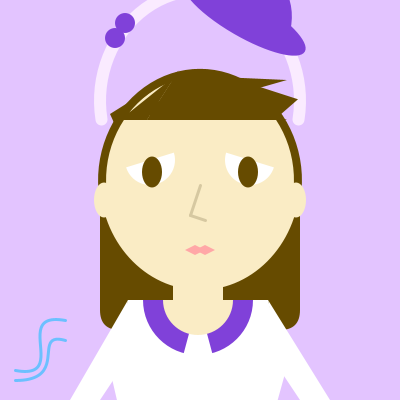
Frame 1 (no input)
Frame 60 (the mouse pressed at the canvas centre just before this capture): identical to frame 1, image omitted
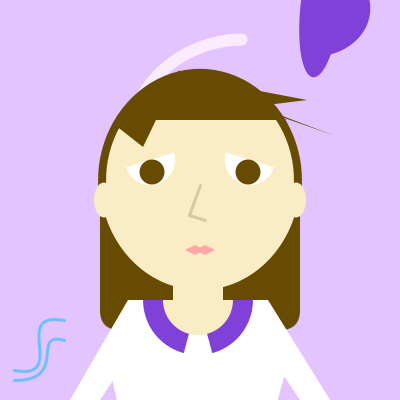
Frame 120 (the mouse held since frame 60 and released just before this capture)

The Processing sketch that drew these frames (run headless with seeded random() and noise(); from frame 60 on, the mouse is pressed at the canvas centre):

// Processing sketch: processing_92835
// ── processing_92835.pde

void setup(){
  size(400, 400);
  smooth();
}

void draw(){
  background(227, 196, 255);
  
  //hair band
  
  float band_rotation = -mouseX/2;
  
  translate(mouseX/5, -(400-mouseY)/5);
  
  translate(200, 180);
  rotate(radians(band_rotation));
  translate(-200, -180);
  
  noFill();
  stroke(250, 235, 255);
  strokeWeight(12);
  arc(200, 180, 200, 220, PI-radians(10), PI+PI+radians(10));
  noStroke();
  fill(128, 65, 217);
  ellipse(115, 118, 20, 20);
  ellipse(125, 103, 20, 20);  
  
  translate(200, 180);
  rotate(radians(-band_rotation));
  translate(-200, -180);
  
  translate(-mouseX/5, (400-mouseY)/5);
  
  //bottom hair
  fill(102, 75, 0);
  rect(100, 200, 200, 130, 1, 1, 20, 20);

  //face
  fill(250, 236, 197);
  noStroke();
  ellipse(200, 180, 200, 220);
    
  //left eye
  fill(255, 255, 255);
  noStroke();
  arc(150, 160, 50, 50, -0.3, PI-0.3);
  fill(102, 75, 0);
  ellipse(152, 172, 20+mouseX/35, 20+(400-mouseY)/35);
  
  //right eye
  fill(255, 255, 255);
  noStroke();
  arc(250, 160, 50, 50, 0.3, PI+0.3);
  fill(102, 75, 0);
  ellipse(248, 172, 20+mouseX/35, 20+(400-mouseY)/35);
  
  //up hair
  noFill();
  stroke(102, 75, 0);
  strokeWeight(8);
  arc(200, 180, 195, 215, PI-radians(10), PI+PI+radians(10));
  
  //front hair
  fill(102, 75, 0);
  noStroke();
  triangle(176, 75, 147, 120, 287+(mouseX/10), 120-(height/10-(mouseY/10)));
  triangle(176, 75, 147, 120, 120, 120);
  triangle(176, 75, 147, 120, 287, 120);
  quad(176, 75, 287, 123, 260, 92, 220, 72);
  quad(122, 115, 226+(mouseX/6), 142-(height/6-(mouseY/6)), 298+(mouseX/5.5), 172-(height/5.5-(mouseY/5.5)), 280, 115);
  quad(180, 70, 110+(mouseX/6), 180-(height/6-(mouseY/6)), 115, 125, 120, 115);
  
  //hat
  float hat_rotation = 30+mouseX/3;
  
  fill(128, 65, 217);
  
  translate(mouseX/5, -(400-mouseY)/5);
  
  translate(300, 100);
  rotate(radians(hat_rotation));
  translate(-300, -100);
 
  ellipse(250, 125, 140, 40);
  arc(250, 135, 100, 120, PI, PI+PI);
 
  translate(300, 100);
  rotate(radians(-hat_rotation));
  translate(-300, -100);


  translate(-mouseX/5, (400-mouseY)/5);
  
  
  //clothes
  noStroke();
  fill(255, 255, 255);
  quad(128, 300, 268, 300, 286, 370, 110, 370);
  quad(140, 500, 250, 500, 286, 370, 110, 370);
  quad(128, 300, 70, 400, 100, 400, 120, 370);
  quad(268, 300, 330, 400, 300, 400, 280, 370);
  fill(128, 65, 217);
  arc(198, 300, 110, 110, 0, PI);
  fill(255, 255, 255);
  arc(198, 300, 115, 115, radians(75), PI-radians(75));
  
  //neck
  fill(250, 236, 197);
  noStroke();
  rect(173, 285, 50, 20);
  arc(198, 300, 70, 70, 0, PI);
  
  //nose
  stroke(214, 200, 161);
  strokeWeight(3);
  line(200, 185, 190, 215);
  line(190, 215, 205, 220);
  
  //lips
  fill(255, 167, 167);
  noStroke();
  quad(205, 250, 195, 245, 185, 250, 195, 255);
  quad(215, 250, 205, 245, 195, 250, 205, 255);
  
  //ears
  fill(250, 236, 197);
  noStroke();
  ellipse(104, 200, 20, 35);
  ellipse(296, 200, 20, 35);
  
  
  //starting wind
  noFill();
  stroke(108, 192, 255);
  strokeWeight(3);
  bezier(65, 320, 10, 310, 70, 380, 15, 370);
  bezier(65, 340, 30, 330, 70, 380, 15, 380);
}
